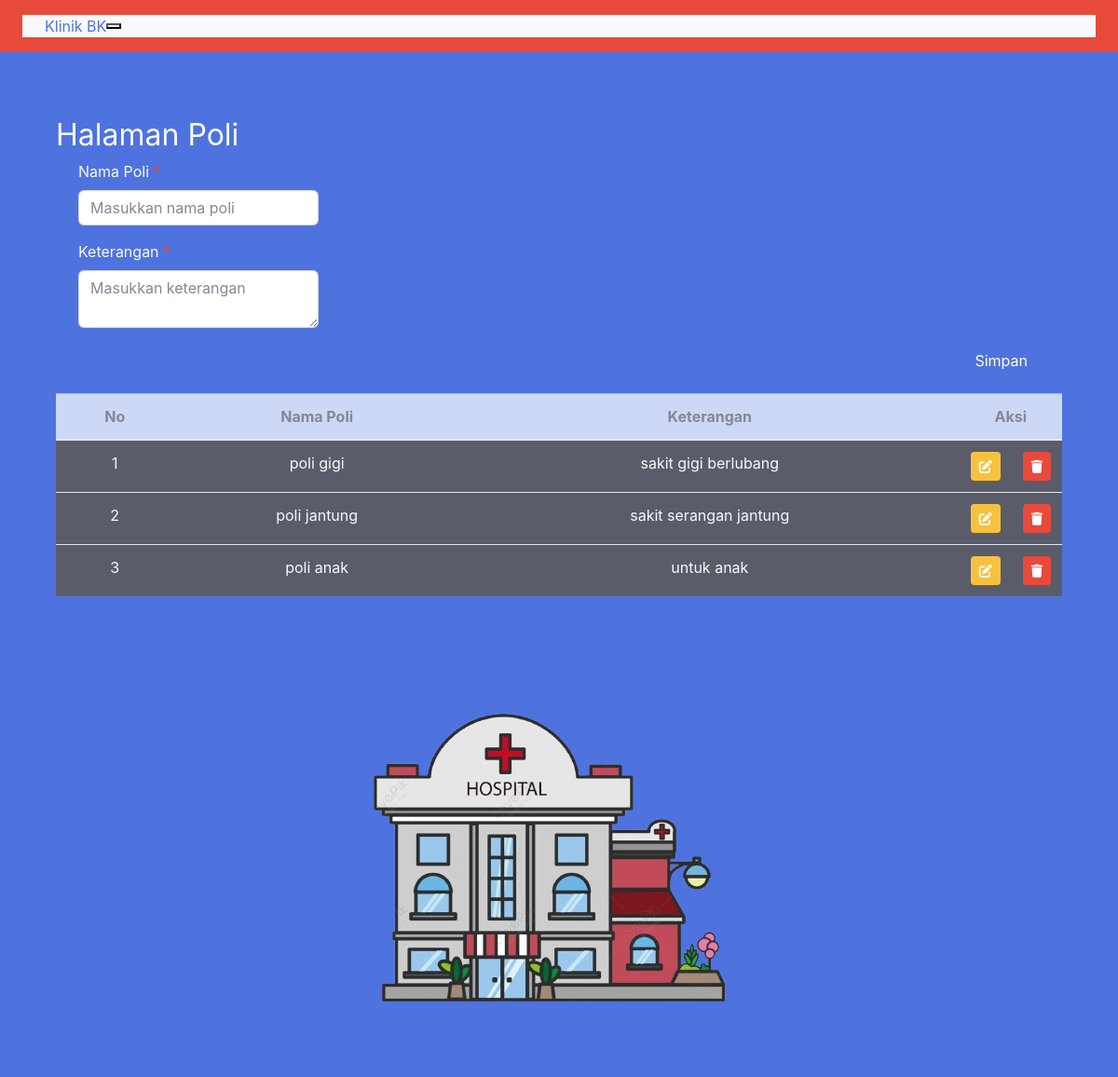
The app's page /index.php?page=poli (signed in) with its own data.
### tables this page shows
CREATE TABLE `poli` (
  `id` int(10) UNSIGNED NOT NULL,
  `nama_poli` varchar(25) NOT NULL,
  `keterangan` text NOT NULL
);

### Poli.php (the view, shortened to what this page needs)
<main id="obat-page">
    <div class="container" style="margin-top: 5.5rem;">
    <div class="row">
            <h2 class="ps-0">Halaman Poli</h2>
            <div class="container text-light">
                <form action="" method="POST" onsubmit="return(validate());">
                    <?php
                    $nama_poli = '';
                    $keterangan = '';
                    ?>
                    <div class="mb-3 w-25">
                        <label for="nama_poli">Nama Poli <span class="text-danger">*</span></label>
                        <input type="text" name="nama_poli" class="form-control" required placeholder="Masukkan nama poli" value="<?php echo $nama_poli ?>">
                    </div>
                    <div class="mb-3 w-25">
                        <label for="keterangan">Keterangan <span class="text-danger">*</span></label>
                        <textarea name="keterangan" class="form-control" required placeholder="Masukkan keterangan"><?php echo $keterangan ?></textarea>
                    </div>
                    <div class="d-flex justify-content-end mt-2">
                        <button type="submit" name="simpanData" class="btn btn-primary">Simpan</button>
                    </div>
                </form>
            </div>
            <div class="table-responsive mt-3 px-0 text-light">
                <table class="table text-center">
                    <thead class="table-primary">
                        <tr>
                            <th valign="middle">No</th>
                            <th valign="middle">Nama Poli</th>
                            <th valign="middle">Keterangan</th>
                            <th valign="middle" style="width: 0.5%;" colspan="2">Aksi</th>
                        </tr>
                    </thead>
                    <tbody class="text-light bg-dark">
                        <?php
                            $result = mysqli_query($mysqli, "SELECT * FROM poli");
                            $no = 1;
                            while ($data = mysqli_fetch_array($result)) :
                            ?>
                                <tr>
                                    <td><?php echo $no++ ?></td>
                                    <td><?php echo $data['nama_poli'] ?></td>
                                    <td><?php echo $data['keterangan'] ?></td>
                                    <td>
                                        <a class="btn btn-sm btn-warning text-white" href="index.php?page=poli&id=<?php echo $data['id'] ?>">
                                            <i class="fa-solid fa-pen-to-square"></i>
                                        </a>
                                    </td>
                                    <td>
                                        <a href="index.php?page=poli&id=<?php echo $data['id'] ?>&aksi=hapus" class="btn btn-sm btn-danger text-white">
                                            <i class="fa-solid fa-trash"></i>
                                        </a>
                                    </td>
                                </tr>
                        <?php endwhile; ?>
                    </tbody>
                </table>
            </div>
        </div>
    </div>
</main>

### records on screen
poli: nama_poli "poli gigi", keterangan "sakit gigi berlubang"
poli: nama_poli "poli jantung", keterangan "sakit serangan jantung"
poli: nama_poli "poli anak", keterangan "untuk anak"
